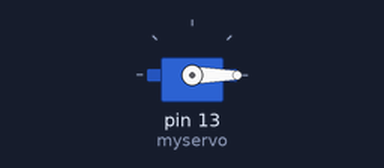
This sketch was run on a simulated Arduino Uno, built with avr-gcc and run on an emulated ATmega328P. Parts: servo.

Above: at 1.05 s.
At 4.0 s:
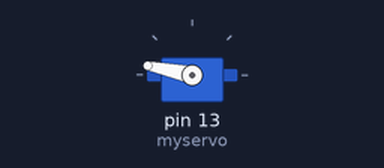
At 7.0 s:
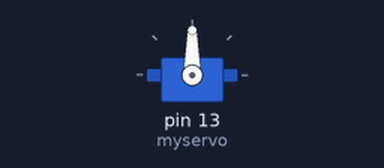
Timing chart, 0 to 8.8 s (numbered marks = the images above):
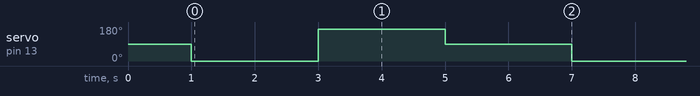

Measured:
- by itself, servo on pin 13 (myservo): repeats every 6.0 s: 168° 2.0 s, 90° 2.0 s, 0° 2.0 s

The sketch:

Test_1_Servo_Control.ino
```cpp
#include <Servo.h>

Servo myservo;

void setup(){
  Serial.begin(9600);
  myservo.attach(13);
  // Set initial angle of servo to 90°
  myservo.write(90);
  delay(1000);
}

void loop(){
  // Set angle of servo to 15°
  myservo.write(0);
  delay(2000);
  myservo.write(168);
  delay(2000);
  myservo.write(90);
  delay(2000);

}
```
